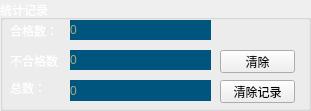
  <widget class="QGroupBox" name="groupBox_3">
   <property name="geometry">
    <rect>
     <x>700</x>
     <y>460</y>
     <width>311</width>
     <height>111</height>
    </rect>
   </property>
   <property name="palette">
    <palette>
     <active>
      <colorrole role="WindowText">
       <brush brushstyle="SolidPattern">
        <color alpha="255">
         <red>255</red>
         <green>255</green>
         <blue>255</blue>
        </color>
       </brush>
      </colorrole>
     </active>
     <inactive>
      <colorrole role="WindowText">
       <brush brushstyle="SolidPattern">
        <color alpha="255">
         <red>255</red>
         <green>255</green>
         <blue>255</blue>
        </color>
       </brush>
      </colorrole>
     </inactive>
     <disabled>
      <colorrole role="WindowText">
       <brush brushstyle="SolidPattern">
        <color alpha="255">
         <red>120</red>
         <green>120</green>
         <blue>120</blue>
        </color>
       </brush>
      </colorrole>
     </disabled>
    </palette>
   </property>
   <property name="title">
    <string>统计记录</string>
   </property>
   <widget class="QLabel" name="label_3">
    <property name="geometry">
     <rect>
      <x>10</x>
      <y>20</y>
      <width>51</width>
      <height>21</height>
     </rect>
    </property>
    <property name="text">
     <string>合格数：</string>
    </property>
   </widget>
   <widget class="QLabel" name="label_4">
    <property name="geometry">
     <rect>
      <x>10</x>
      <y>50</y>
      <width>51</width>
      <height>21</height>
     </rect>
    </property>
    <property name="text">
     <string>不合格数：</string>
    </property>
   </widget>
   <widget class="QLabel" name="label_5">
    <property name="geometry">
     <rect>
      <x>10</x>
      <y>80</y>
      <width>41</width>
      <height>16</height>
     </rect>
    </property>
    <property name="text">
     <string>总数：</string>
    </property>
   </widget>
   <widget class="QLabel" name="hegeLb">
    <property name="geometry">
     <rect>
      <x>70</x>
      <y>20</y>
      <width>141</width>
      <height>20</height>
     </rect>
    </property>
    <property name="palette">
     <palette>
      <active>
       <colorrole role="WindowText">
        <brush brushstyle="SolidPattern">
         <color alpha="255">
          <red>170</red>
          <green>170</green>
          <blue>127</blue>
         </color>
        </brush>
       </colorrole>
       <colorrole role="Button">
        <brush brushstyle="SolidPattern">
         <color alpha="255">
          <red>0</red>
          <green>85</green>
          <blue>127</blue>
         </color>
        </brush>
       </colorrole>
       <colorrole role="Base">
        <brush brushstyle="SolidPattern">
         <color alpha="255">
          <red>0</red>
          <green>85</green>
          <blue>127</blue>
         </color>
        </brush>
       </colorrole>
       <colorrole role="Window">
        <brush brushstyle="SolidPattern">
         <color alpha="255">
          <red>0</red>
          <green>85</green>
          <blue>127</blue>
         </color>
        </brush>
       </colorrole>
      </active>
      <inactive>
       <colorrole role="WindowText">
        <brush brushstyle="SolidPattern">
         <color alpha="255">
          <red>170</red>
          <green>170</green>
          <blue>127</blue>
         </color>
        </brush>
       </colorrole>
       <colorrole role="Button">
        <brush brushstyle="SolidPattern">
         <color alpha="255">
          <red>0</red>
          <green>85</green>
          <blue>127</blue>
         </color>
        </brush>
       </colorrole>
       <colorrole role="Base">
        <brush brushstyle="SolidPattern">
         <color alpha="255">
          <red>0</red>
          <green>85</green>
          <blue>127</blue>
         </color>
        </brush>
       </colorrole>
       <colorrole role="Window">
        <brush brushstyle="SolidPattern">
         <color alpha="255">
          <red>0</red>
          <green>85</green>
          <blue>127</blue>
         </color>
        </brush>
       </colorrole>
      </inactive>
      <disabled>
       <colorrole role="WindowText">
        <brush brushstyle="SolidPattern">
         <color alpha="255">
          <red>120</red>
          <green>120</green>
          <blue>120</blue>
         </color>
        </brush>
       </colorrole>
       <colorrole role="Button">
        <brush brushstyle="SolidPattern">
         <color alpha="255">
          <red>0</red>
          <green>85</green>
          <blue>127</blue>
         </color>
        </brush>
       </colorrole>
       <colorrole role="Base">
        <brush brushstyle="SolidPattern">
         <color alpha="255">
          <red>0</red>
          <green>85</green>
          <blue>127</blue>
         </color>
        </brush>
       </colorrole>
       <colorrole role="Window">
        <brush brushstyle="SolidPattern">
         <color alpha="255">
          <red>0</red>
          <green>85</green>
          <blue>127</blue>
         </color>
        </brush>
       </colorrole>
      </disabled>
     </palette>
    </property>
    <property name="styleSheet">
     <string notr="true">background-color: rgb(0, 85, 127);</string>
    </property>
    <property name="text">
     <string>0</string>
    </property>
   </widget>
   <widget class="QLabel" name="buhegeLb">
    <property name="geometry">
     <rect>
      <x>70</x>
      <y>50</y>
      <width>141</width>
      <height>20</height>
     </rect>
    </property>
    <property name="palette">
     <palette>
      <active>
       <colorrole role="WindowText">
        <brush brushstyle="SolidPattern">
         <color alpha="255">
          <red>170</red>
          <green>170</green>
          <blue>127</blue>
         </color>
        </brush>
       </colorrole>
       <colorrole role="Button">
        <brush brushstyle="SolidPattern">
         <color alpha="255">
          <red>0</red>
          <green>85</green>
          <blue>127</blue>
         </color>
        </brush>
       </colorrole>
       <colorrole role="Base">
        <brush brushstyle="SolidPattern">
         <color alpha="255">
          <red>0</red>
          <green>85</green>
          <blue>127</blue>
         </color>
        </brush>
       </colorrole>
       <colorrole role="Window">
        <brush brushstyle="SolidPattern">
         <color alpha="255">
          <red>0</red>
          <green>85</green>
          <blue>127</blue>
         </color>
        </brush>
       </colorrole>
      </active>
      <inactive>
       <colorrole role="WindowText">
        <brush brushstyle="SolidPattern">
         <color alpha="255">
          <red>170</red>
          <green>170</green>
          <blue>127</blue>
         </color>
        </brush>
       </colorrole>
       <colorrole role="Button">
        <brush brushstyle="SolidPattern">
         <color alpha="255">
          <red>0</red>
          <green>85</green>
          <blue>127</blue>
         </color>
        </brush>
       </colorrole>
       <colorrole role="Base">
        <brush brushstyle="SolidPattern">
         <color alpha="255">
          <red>0</red>
          <green>85</green>
          <blue>127</blue>
         </color>
        </brush>
       </colorrole>
       <colorrole role="Window">
        <brush brushstyle="SolidPattern">
         <color alpha="255">
          <red>0</red>
          <green>85</green>
          <blue>127</blue>
         </color>
        </brush>
       </colorrole>
      </inactive>
      <disabled>
       <colorrole role="WindowText">
        <brush brushstyle="SolidPattern">
         <color alpha="255">
          <red>120</red>
          <green>120</green>
          <blue>120</blue>
         </color>
        </brush>
       </colorrole>
       <colorrole role="Button">
        <brush brushstyle="SolidPattern">
         <color alpha="255">
          <red>0</red>
          <green>85</green>
          <blue>127</blue>
         </color>
        </brush>
       </colorrole>
       <colorrole role="Base">
        <brush brushstyle="SolidPattern">
         <color alpha="255">
          <red>0</red>
          <green>85</green>
          <blue>127</blue>
         </color>
        </brush>
       </colorrole>
       <colorrole role="Window">
        <brush brushstyle="SolidPattern">
         <color alpha="255">
          <red>0</red>
          <green>85</green>
          <blue>127</blue>
         </color>
        </brush>
       </colorrole>
      </disabled>
     </palette>
    </property>
    <property name="styleSheet">
     <string notr="true">background-color: rgb(0, 85, 127);</string>
    </property>
    <property name="text">
     <string>0</string>
    </property>
   </widget>
   <widget class="QLabel" name="countLb">
    <property name="geometry">
     <rect>
      <x>70</x>
      <y>80</y>
      <width>141</width>
      <height>21</height>
     </rect>
    </property>
    <property name="palette">
     <palette>
      <active>
       <colorrole role="WindowText">
        <brush brushstyle="SolidPattern">
         <color alpha="255">
          <red>170</red>
          <green>170</green>
          <blue>127</blue>
         </color>
        </brush>
       </colorrole>
       <colorrole role="Button">
        <brush brushstyle="SolidPattern">
         <color alpha="255">
          <red>0</red>
          <green>85</green>
          <blue>127</blue>
         </color>
        </brush>
       </colorrole>
       <colorrole role="Base">
        <brush brushstyle="SolidPattern">
         <color alpha="255">
          <red>0</red>
          <green>85</green>
          <blue>127</blue>
         </color>
        </brush>
       </colorrole>
       <colorrole role="Window">
        <brush brushstyle="SolidPattern">
         <color alpha="255">
          <red>0</red>
          <green>85</green>
          <blue>127</blue>
         </color>
        </brush>
       </colorrole>
      </active>
      <inactive>
       <colorrole role="WindowText">
        <brush brushstyle="SolidPattern">
         <color alpha="255">
          <red>170</red>
          <green>170</green>
          <blue>127</blue>
         </color>
        </brush>
       </colorrole>
       <colorrole role="Button">
        <brush brushstyle="SolidPattern">
         <color alpha="255">
          <red>0</red>
          <green>85</green>
          <blue>127</blue>
         </color>
        </brush>
       </colorrole>
       <colorrole role="Base">
        <brush brushstyle="SolidPattern">
         <color alpha="255">
          <red>0</red>
          <green>85</green>
          <blue>127</blue>
         </color>
        </brush>
       </colorrole>
       <colorrole role="Window">
        <brush brushstyle="SolidPattern">
         <color alpha="255">
          <red>0</red>
          <green>85</green>
          <blue>127</blue>
         </color>
        </brush>
       </colorrole>
      </inactive>
      <disabled>
       <colorrole role="WindowText">
        <brush brushstyle="SolidPattern">
         <color alpha="255">
          <red>120</red>
          <green>120</green>
          <blue>120</blue>
         </color>
        </brush>
       </colorrole>
       <colorrole role="Button">
        <brush brushstyle="SolidPattern">
         <color alpha="255">
          <red>0</red>
          <green>85</green>
          <blue>127</blue>
         </color>
        </brush>
       </colorrole>
       <colorrole role="Base">
        <brush brushstyle="SolidPattern">
         <color alpha="255">
          <red>0</red>
          <green>85</green>
          <blue>127</blue>
         </color>
        </brush>
       </colorrole>
       <colorrole role="Window">
        <brush brushstyle="SolidPattern">
         <color alpha="255">
          <red>0</red>
          <green>85</green>
          <blue>127</blue>
         </color>
        </brush>
       </colorrole>
      </disabled>
     </palette>
    </property>
    <property name="styleSheet">
     <string notr="true">background-color: rgb(0, 85, 127);</string>
    </property>
    <property name="text">
     <string>0</string>
    </property>
   </widget>
   <widget class="QPushButton" name="cleanBtn">
    <property name="geometry">
     <rect>
      <x>220</x>
      <y>50</y>
      <width>75</width>
      <height>23</height>
     </rect>
    </property>
    <property name="text">
     <string>清除</string>
    </property>
   </widget>
   <widget class="QPushButton" name="clearHisBtn">
    <property name="geometry">
     <rect>
      <x>220</x>
      <y>80</y>
      <width>75</width>
      <height>23</height>
     </rect>
    </property>
    <property name="text">
     <string>清除记录</string>
    </property>
   </widget>
  </widget>
